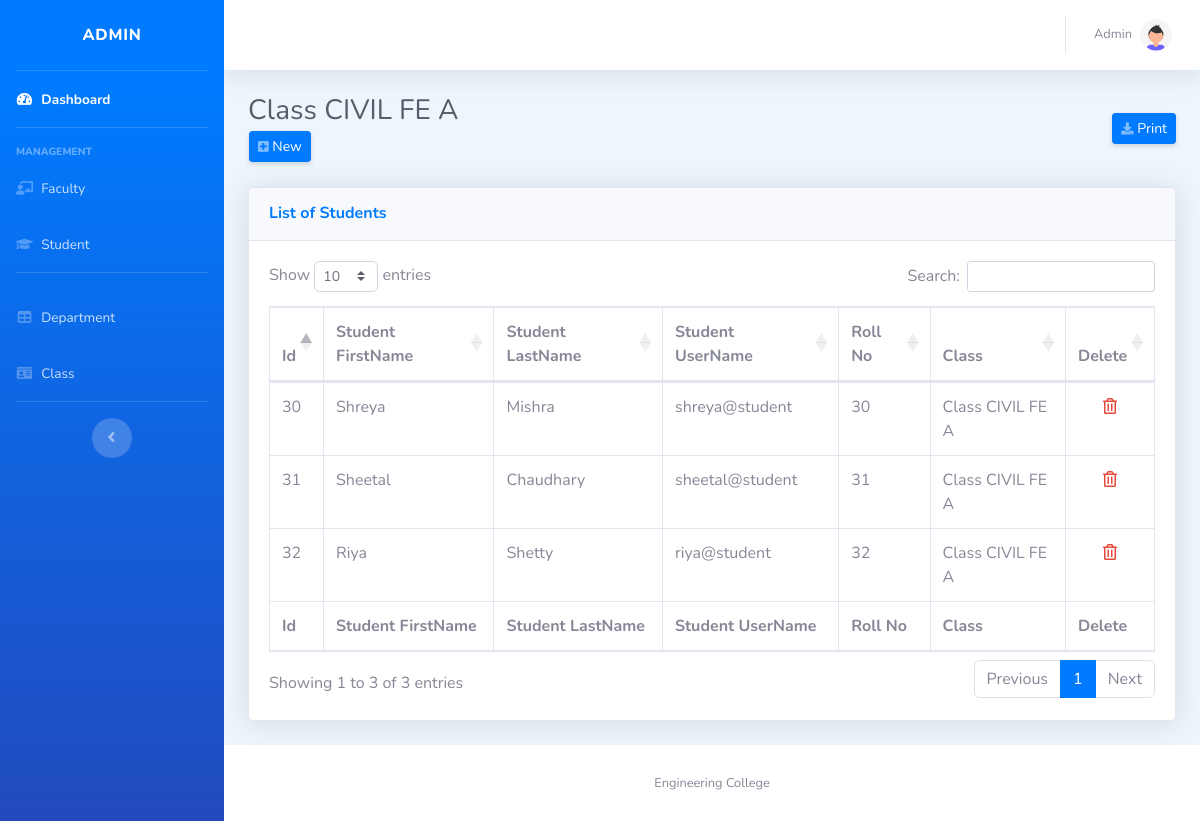
The page /adminclass-studentview.php?classid=1 (signed in) on the database its author committed.
### tables this page shows
CREATE TABLE `class` (
  `Id` int(11) NOT NULL,
  `dept` varchar(25) NOT NULL,
  `year` varchar(2) NOT NULL,
  `division` varchar(1) NOT NULL,
  `fac1` varchar(50) DEFAULT NULL,
  `fac1ln` varchar(50) DEFAULT NULL,
  `fac1username` varchar(50) DEFAULT NULL
);

### adminclass-studentview.php (the view, shortened to what this page needs)
<?php
    $classid = $_GET['classid'];
?>
<?php
require_once 'data/admindashhead.php';
?>
        <div class="container-fluid">
            <?php
                include 'data/database.php';
                $selectclass = mysqli_query($conn, "SELECT * FROM class WHERE Id = $classid");
                while($ressc = mysqli_fetch_assoc($selectclass))
                {
                    $dept = $ressc['dept'];
                    $year = $ressc['year'];
                    $div = $ressc['division'];
                }
                $stuclass = "Class ".$dept." ".$year." ".$div;
            ?>
            <div class="d-sm-flex align-items-center justify-content-between mb-4">
                <h1 class="h3 mb-0 text-gray-800"><?php echo $stuclass;?>
                <table>
                    <tr>
                        <td>
                        <a href="#" class="d-none d-sm-inline-block btn btn-sm btn-primary shadow-sm addstutoclassmodal">
                        <i class="fas fa-plus-square fa-sm text-white-50"></i> New</a>
                        </td>
                    </tr>
                </table>
                </h1>
                <a href="#" class="d-none d-sm-inline-block btn btn-sm btn-primary shadow-sm" onclick="print()"><i class="fas fa-download fa-sm text-white-50"></i> Print</a>
            </div>
            <div class="card shadow mb-4">
                <div class="card-header py-3">
                    <h6 class="m-0 font-weight-bold text-primary">List of Students</h6>
                </div>
                <div class="card-body">
                    <div class="table-responsive">
                        <table class="table table-bordered" id="dataTable" width="100%" cellspacing="0">
                            <thead>
                                <tr>
                                    <th>Id</th>
                                    <th>Student FirstName</th>
                                    <th>Student LastName</th>
                                    <th>Student UserName</th>
                                    <th>Roll No</th>
                                    <th>Class</th>
                                    <th>Delete</th>
                                </tr>
                            </thead>
                            <tfoot>
                                <tr>
                                    <th>Id</th>
                                    <th>Student FirstName</th>
                                    <th>Student LastName</th>
                                    <th>Student UserName</th>
                                    <th>Roll No</th>
                                    <th>Class</th>
                                    <th>Delete</th>
                                </tr>
                            </tfoot>
                            <tbody>
                                <?php
                                include 'data/database.php';
                                $stuclassname = strtolower($stuclass);
                                $selectstuclass = "SELECT * FROM `".$stuclassname."`";
                                $viewstuclassquery = mysqli_query($conn, $selectstuclass);
                                while ($res = mysqli_fetch_array($viewstuclassquery)) {
                                ?>
                                    <tr>
                                        <td><?php echo $res['Id']; ?></td>
                                        <td><?php echo $res['stufname']; ?></td>
                                        <td><?php echo $res['stulname']; ?></td>
                                        <td><?php echo $res['studentusername']; ?></td>
                                        <td><?php echo $res['Id']; ?></td>
                                        <td><?php echo $stuclass; ?></td>
                                        <td class="text-center">
                                            <a href="#" class="col-md-6 deletestuclassbut" value="<?php echo $res['Id']; ?>" id="<?php echo $res['Id']; ?>" title="Delete"><i class="far fa-trash-alt text-danger "></i></a>
                                        </td>
                                    </tr>
                                <?php
                                }
                                ?>
                            </tbody>
                        </table>
                    </div>
                </div>
            </div>
        </div>
<?php
require_once 'data/dashmid.php';
?>
<?php
require_once 'data/dashfoot.php';
?>

### rows shown on the page
class: stuclass "Class CIVIL FE A"
class civil fe a: Id "30", stufname "Shreya", stulname "Mishra", studentusername "shreya@student"
class civil fe a: Id "31", stufname "Sheetal", stulname "Chaudhary", studentusername "sheetal@student"
class civil fe a: Id "32", stufname "Riya", stulname "Shetty", studentusername "riya@student"
